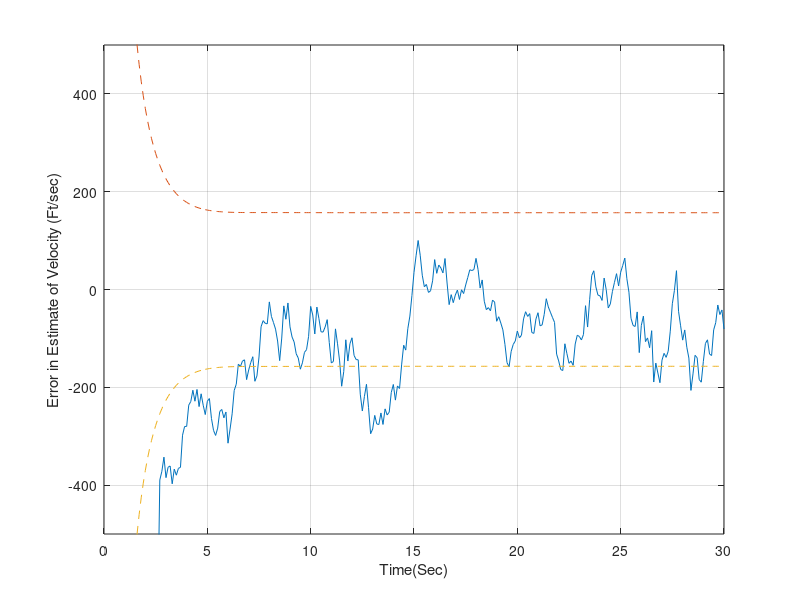

This chart was generated by the following MATLAB code:
ORDER = 2;
PHIS = 10000;
TS = 0.1;
A0 = 400000;
A1 = -6000;
A2 = -16.1;
XH = 0;
XDH = 0;
SIGNOISE = 1000;
PHI = [1 TS ; 0 1];
P = [99999999 0; 0 99999999];
IDNP = eye(ORDER);
I = [1 0; 0 1];
H = [1 0];
HT = H';
R = SIGNOISE^2;
PHIT = PHI';
count = 0;
Q = [(PHIS*TS^3)/3 (PHIS*TS^2)/2;(PHIS*TS^2)/2 PHIS*TS];

for T=0:TS:30
    M = PHI*P*PHIT+Q;
    K = M*HT*inv(H*M*HT+R);
    P = (I-K*H)*M;
    XNOISE = SIGNOISE*randn;
    X = A0+A1*T+A2*T^2;
    XD = A1+2*A2*T;
    XS = X+XNOISE;
    RES = XS-XH-TS*XDH;
    XH = XH+XDH*TS+K(1,1)*RES;
    XDH = XDH+K(2,1)*RES;
    SP11 = sqrt(P(1,1));
    SP22 = sqrt(P(2,2));
    XHERR = X-XH;
    XDHERR = XD-XDH;
    SP11P = -sqrt(P(1,1));
    SP22P = -sqrt(P(2,2));

    count = count+1;
    ArrayT(count) = T;
    ArrayX(count) = X;
    ArrayXH(count) = XH;
    ArrayXD(count) = XD;
    ArrayXDH(count) = XDH;
    ArrayXHERR(count) = XHERR;
    ArraySP11(count) = SP11;
    ArraySP11P(count) = SP11P;
    ArrayXDHERR(count) = XDHERR;
    ArraySP22(count) = SP22;
    ArraySP22P(count) = SP22P;
end

plot(ArrayT,ArrayX,'--')
hold on
plot(ArrayT,ArrayXH)
hold off
grid on;
xlabel('Time(Sec)');
ylabel('Altitude (Ft)');
axis([0 30 0 400000]);

plot(ArrayT,ArrayXD,'--')
hold on
plot(ArrayT,ArrayXDH)
hold off
grid on;
xlabel('Time(Sec)');
ylabel('Velocity (Ft/sec)');
axis([0 30 -10000 0]);

plot(ArrayT,ArrayXHERR)
hold on
plot(ArrayT,ArraySP11,'--')
plot(ArrayT,ArraySP11P,'--')
hold off
grid on;
xlabel('Time(Sec)');
ylabel('Error in Estimate of Altitude (Ft)');
axis([0 30 -1500 1500]);

plot(ArrayT,ArrayXDHERR)
hold on
plot(ArrayT,ArraySP22,'--')
plot(ArrayT,ArraySP22P,'--')
hold off
grid on;
xlabel('Time(Sec)');
ylabel('Error in Estimate of Velocity (Ft/sec)');
axis([0 30 -500 500]);